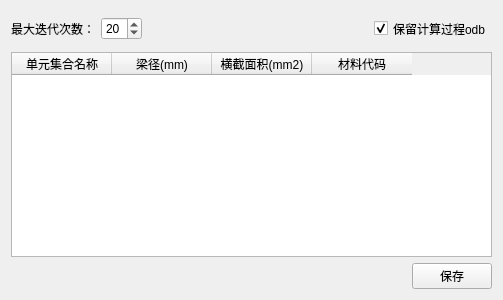
<?xml version="1.0" encoding="UTF-8"?>
<ui version="4.0">
 <class>CBeamSet</class>
 <widget class="QWidget" name="CBeamSet">
  <property name="geometry">
   <rect>
    <x>0</x>
    <y>0</y>
    <width>503</width>
    <height>300</height>
   </rect>
  </property>
  <property name="windowTitle">
   <string>梁径优化设置</string>
  </property>
  <property name="windowIcon">
   <iconset>
    <normaloff>../icons/setting-50.png</normaloff>../icons/setting-50.png</iconset>
  </property>
  <layout class="QGridLayout" name="gridLayout">
   <item row="2" column="0">
    <spacer name="horizontalSpacer_3">
     <property name="orientation">
      <enum>Qt::Horizontal</enum>
     </property>
     <property name="sizeHint" stdset="0">
      <size>
       <width>40</width>
       <height>20</height>
      </size>
     </property>
    </spacer>
   </item>
   <item row="2" column="1">
    <widget class="QPushButton" name="pushButton">
     <property name="text">
      <string>保存</string>
     </property>
    </widget>
   </item>
   <item row="1" column="0" colspan="2">
    <widget class="QTableWidget" name="tableWidget">
     <column>
      <property name="text">
       <string>单元集合名称</string>
      </property>
     </column>
     <column>
      <property name="text">
       <string>梁径(mm)</string>
      </property>
     </column>
     <column>
      <property name="text">
       <string>横截面积(mm2)</string>
      </property>
     </column>
     <column>
      <property name="text">
       <string>材料代码</string>
      </property>
     </column>
    </widget>
   </item>
   <item row="0" column="0" colspan="2">
    <widget class="QWidget" name="widget" native="true">
     <property name="minimumSize">
      <size>
       <width>0</width>
       <height>35</height>
      </size>
     </property>
     <layout class="QHBoxLayout" name="horizontalLayout">
      <property name="leftMargin">
       <number>0</number>
      </property>
      <property name="topMargin">
       <number>0</number>
      </property>
      <property name="rightMargin">
       <number>0</number>
      </property>
      <property name="bottomMargin">
       <number>0</number>
      </property>
      <item>
       <widget class="QLabel" name="label">
        <property name="minimumSize">
         <size>
          <width>0</width>
          <height>35</height>
         </size>
        </property>
        <property name="text">
         <string>最大迭代次数：</string>
        </property>
       </widget>
      </item>
      <item>
       <widget class="QSpinBox" name="spinBox">
        <property name="value">
         <number>20</number>
        </property>
       </widget>
      </item>
      <item>
       <spacer name="horizontalSpacer">
        <property name="orientation">
         <enum>Qt::Horizontal</enum>
        </property>
        <property name="sizeHint" stdset="0">
         <size>
          <width>40</width>
          <height>20</height>
         </size>
        </property>
       </spacer>
      </item>
      <item>
       <spacer name="horizontalSpacer_2">
        <property name="orientation">
         <enum>Qt::Horizontal</enum>
        </property>
        <property name="sizeHint" stdset="0">
         <size>
          <width>40</width>
          <height>20</height>
         </size>
        </property>
       </spacer>
      </item>
      <item>
       <widget class="QCheckBox" name="checkBox">
        <property name="minimumSize">
         <size>
          <width>0</width>
          <height>35</height>
         </size>
        </property>
        <property name="text">
         <string>保留计算过程odb</string>
        </property>
        <property name="checked">
         <bool>true</bool>
        </property>
       </widget>
      </item>
     </layout>
    </widget>
   </item>
  </layout>
 </widget>
 <resources/>
 <connections/>
</ui>
